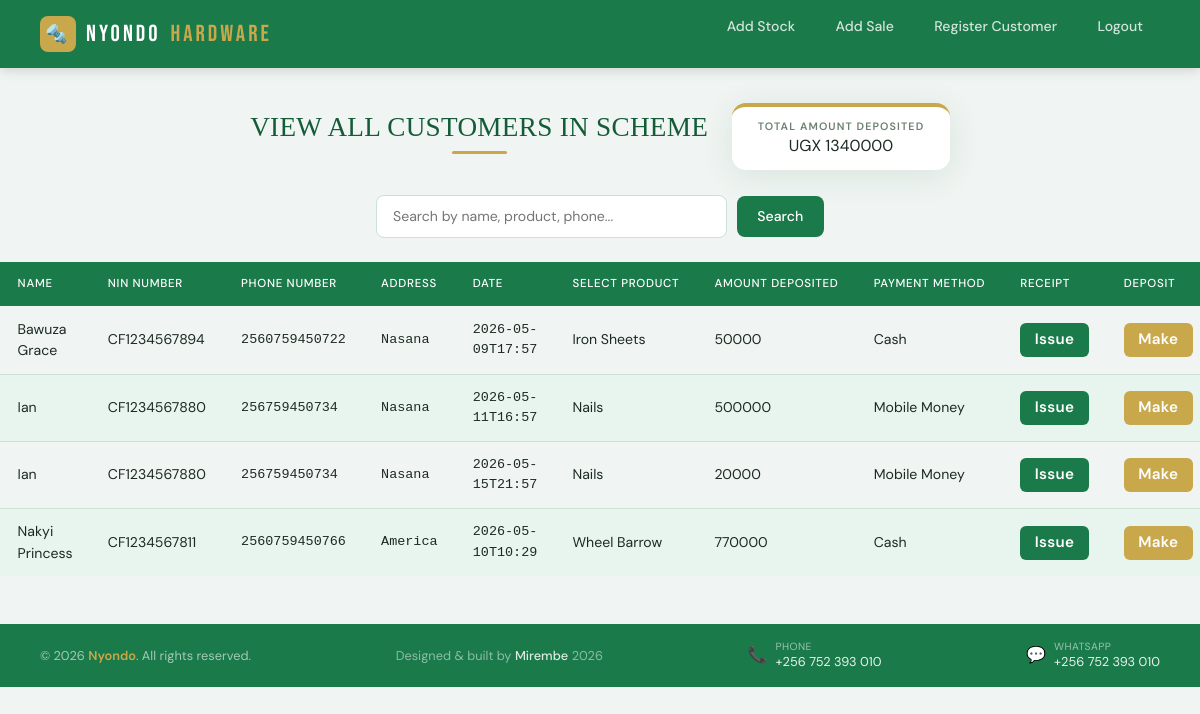
The app's page /customer_list/ (signed in), older data.
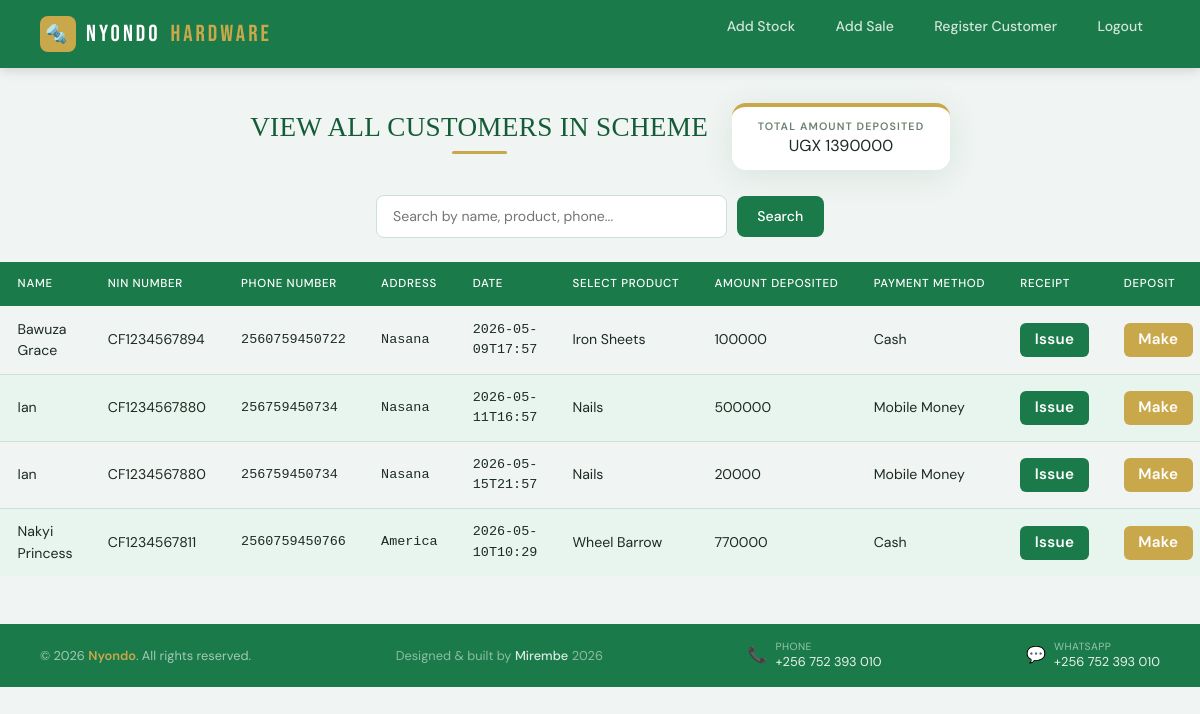
The same page, newer data.
### hardwareapp/models.py (models this page shows)
class Register(models.Model):
    name = models.CharField(max_length=255)
    nin = models.CharField(max_length=255)
    phone = models.IntegerField()
    address = models.CharField(max_length=255)
    date = models.CharField(max_length=255, null=True)
    select_product = models.CharField(max_length=255)
    amount = models.IntegerField()
    payment_method = models.CharField(max_length=255)

### hardwareapp/views.py (the view)
# urls.py: path('customer_list/', views.customer_list, name='customer_list'),
@login_required
def customer_list(request):
    all_register = Register.objects.all()
    search_query = request.GET.get('search', '')
    if search_query:
        all_register = all_register.filter(
            Q(name__icontains=search_query) |
            Q(select_product__icontains=search_query) |
            Q(phone__icontains=search_query)
        )
    grand_total = all_register.aggregate(Sum('amount'))['amount__sum'] or 0
    context = {
        'register': all_register,
        'search_query': search_query,
        'grand_total': grand_total,
    }
    return render(request, 'customer_list.html', context)

### hardwareapp/templates/customer_list.html (shortened to what this page needs)
{% extends 'base.html' %}
{% block content %}
  <nav class="navbar">
  <a href="{% url 'dashboard' %}" style="text-decoration:none;">
   <div class="logo">
      <div class="logo-icon">🔩</div>
      NYONDO <span>HARDWARE</span>
    </div>
  </a>
  <ul class="nav-links">
     <li><a href="{% url 'add_stock' %}">Add Stock</a></li>
    <li><a href="{% url 'add_sale' %}">Add Sale</a></li>
    <li><a href="{% url 'add_customer' %}">Register Customer</a></li>
     <li><a href="{% url 'logout_view' %}">Logout</a></li>
  </ul>
</nav>
<div class="page-header">
  <h2>VIEW ALL CUSTOMERS IN SCHEME</h2>
  <div class="summary-card">
    <span class="summary-label">Total Amount Deposited</span>
    <span class="summary-value">UGX {{ grand_total }}</span>
  </div>
</div>
<form method="GET" action="{% url 'customer_list' %}" class="search-form">
    <input
        type="text"
        name="search"
        placeholder="Search by name, product, phone..."
        value="{{ search_query }}"
    />
    <button type="submit">Search</button>
</form>
<table class="styled-table">
    <thead>
        <tr>
        <th>Name</th>
        <th>NIN Number</th>
        <th>Phone Number</th>
        <th>Address</th>
        <th>Date</th>
        <th>Select Product</th>
        <th>Amount Deposited</th>
        <th>Payment Method</th>
        <th>Receipt</th>
        <th>Deposit</th>
    </thead>
    <tbody>
        {% for register in register %}
        <tr>
            <td>{{register.name}}</td>
            <td>{{register.nin}}</td>
            <td>{{register.phone}}</td>
            <td>{{register.address}}</td>
            <td>{{register.date}}</td>
            <td>{{register.select_product}}</td>
            <td>{{register.amount}}</td>
            <td>{{register.payment_method}}</td>
            <td><a style="color: #ffffff; text-decoration: none; font-size: .95rem; font-weight: 600; letter-spacing: .3px; padding: .35rem .9rem; background: #1a7a4a; border-radius: 6px; display: inline-block;" href="{% url 'customer_detail' register.pk %}">Issue</a></td>
            <td><a style="color: #ffffff; text-decoration: none; font-size: .95rem; font-weight: 600; letter-spacing: .3px; padding: .35rem .9rem; background: #c9a84c; border-radius: 6px; display: inline-block;" href="{% url 'deposit_review' register.pk %}">Make</a></td>
        </tr>
        {% endfor %}
    </tbody>
</table>
{% endblock %}

Row changes from the older to the newer data that the page shows:
changed Register "Bawuza Grace": amount "50000" → "100000"
Text that changed along with them:
{{ grand_total }}: "1340000" → "1390000"
